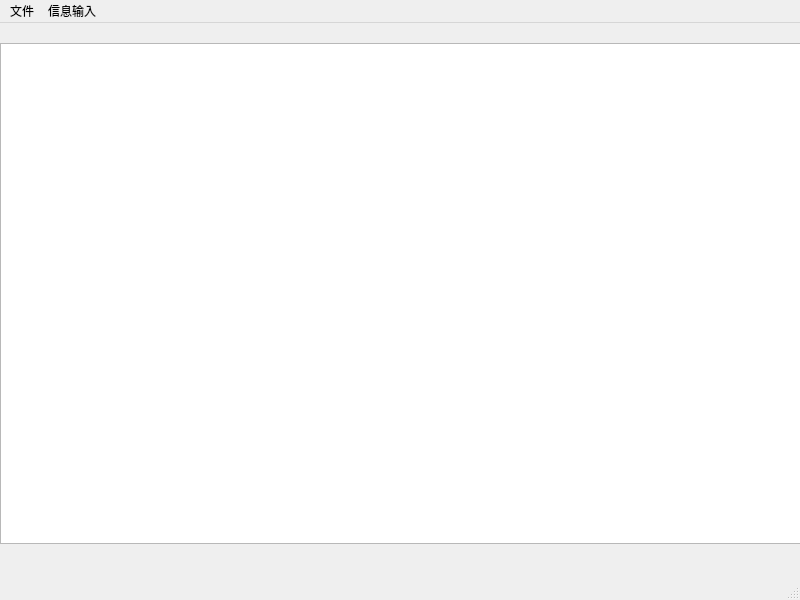
<?xml version="1.0" encoding="UTF-8"?>
<ui version="4.0">
 <class>MainWindow</class>
 <widget class="QMainWindow" name="MainWindow">
  <property name="geometry">
   <rect>
    <x>0</x>
    <y>0</y>
    <width>800</width>
    <height>600</height>
   </rect>
  </property>
  <property name="windowTitle">
   <string>MainWindow</string>
  </property>
  <widget class="QWidget" name="centralwidget">
   <widget class="QTableView" name="tableView">
    <property name="geometry">
     <rect>
      <x>0</x>
      <y>20</y>
      <width>801</width>
      <height>501</height>
     </rect>
    </property>
   </widget>
  </widget>
  <widget class="QMenuBar" name="menubar">
   <property name="geometry">
    <rect>
     <x>0</x>
     <y>0</y>
     <width>800</width>
     <height>22</height>
    </rect>
   </property>
   <widget class="QMenu" name="menu">
    <property name="title">
     <string>文件</string>
    </property>
    <addaction name="actionopen"/>
   </widget>
   <widget class="QMenu" name="menu_2">
    <property name="title">
     <string>信息输入</string>
    </property>
    <addaction name="actionsign_up"/>
   </widget>
   <addaction name="menu"/>
   <addaction name="menu_2"/>
  </widget>
  <widget class="QStatusBar" name="statusbar"/>
  <action name="actionopen">
   <property name="text">
    <string>open</string>
   </property>
  </action>
  <action name="actionsign_up">
   <property name="text">
    <string>sign up</string>
   </property>
  </action>
 </widget>
 <resources/>
 <connections/>
</ui>
